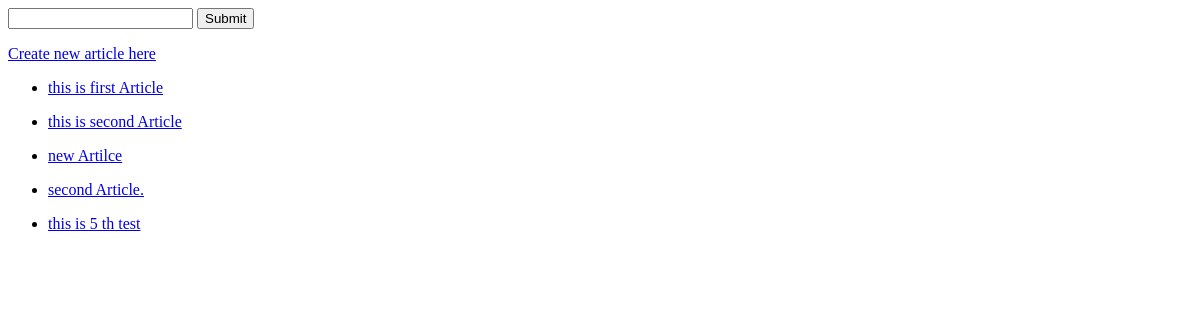
/, run on an earlier commit of the app's database.
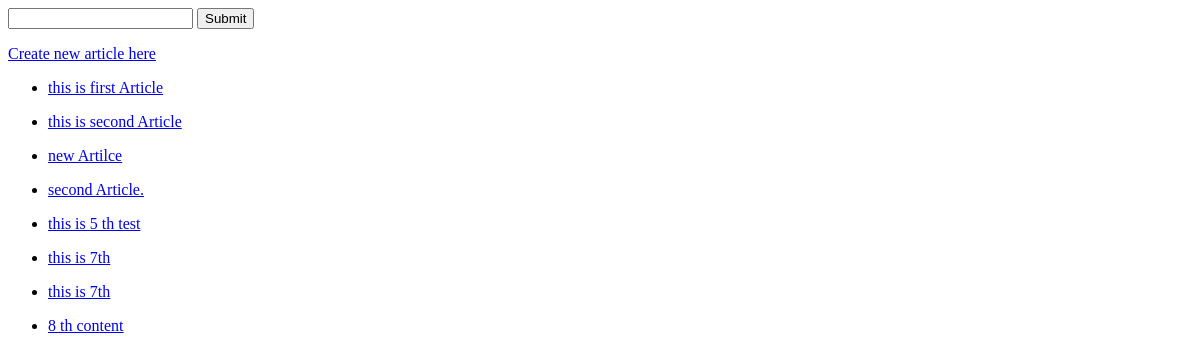
And on a later commit of the database.
### articles/models.py (models this page shows, shortened)
class Article(models.Model):
    title = models.CharField(max_length=250)
    content = models.TextField()

### articles/views.py (the view)
# urls.py: path('',views.list_article,name='list_article'),
def list_article(request):
    articles = Article.objects.all()
    return render(
        request,
        'list.html',
        {
            'articles' : articles
        }
    )

### templates/list.html (shortened to what this page needs)
{% extends "base.html" %}
{% block content %}
   <p>
    <a href="{% url 'articles:create' %}">Create new article here</a>
   </p>
   {% for article in  articles %}
       <ul>
         <li><a href="{% url 'articles:detail' article.id %}">{{ article.title }}</a></li>
       </ul>
   {% endfor %}
{% endblock content %}

### templates/base.html (shortened to what this page needs)
<!DOCTYPE html>
<html lang="en">
<head>
</head>
<body>
    <form action="{% url 'articles:search' %}" method="GET">
        <input type='text' name='q'>
        <input type='submit'>
    </form>
    {% block content %}
    {% endblock content %}
</body>
</html>

What changed in the data, as far as the page shows it:
added Article: title "this is 7th"
added Article: title "this is 7th"
added Article: title "8 th content"
